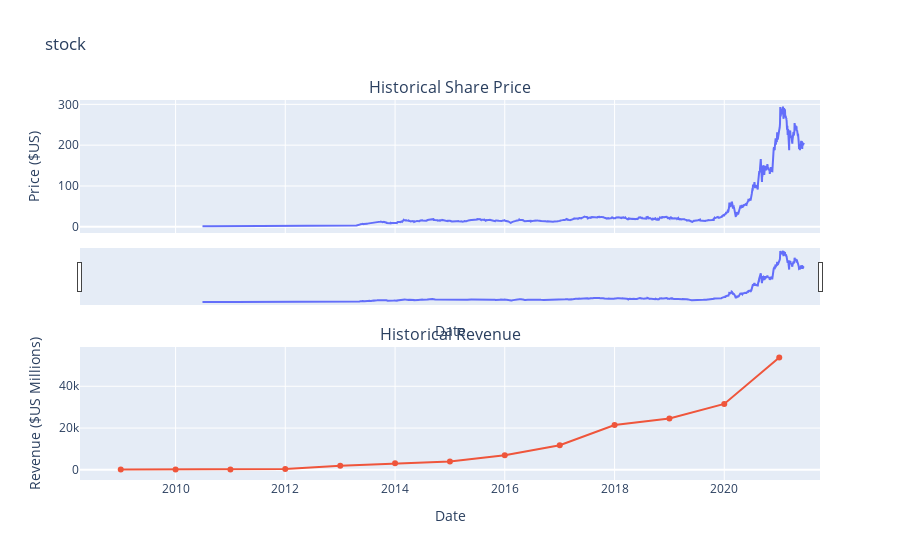

Notebook source saved alongside this figure:
### Code cell
make_graph(tesla_data, tesla_revenue,"stock")

### Figure 1 — Plotly figure (JSON) as saved in the notebook; plotly's stock layout.template omitted (floating-point values rounded to 4 significant figures; data arrays with more than 128 entries replaced by an {"elided": "..."} marker saying what was removed)
{"data": [{"name": "Share Price", "type": "scatter", "x": {"elided": "2759 str values"}, "xaxis": "x", "y": {"elided": "2759 float values"}, "yaxis": "y"}, {"name": "Revenue", "type": "scatter", "x": ["2021-01-01T00:00:00", "2020-01-01T00:00:00", "2019-01-01T00:00:00", "2018-01-01T00:00:00", "2017-01-01T00:00:00", "2016-01-01T00:00:00", "2015-01-01T00:00:00", "2014-01-01T00:00:00", "2013-01-01T00:00:00", "2012-01-01T00:00:00", "2011-01-01T00:00:00", "2010-01-01T00:00:00", "2009-01-01T00:00:00"], "xaxis": "x2", "y": [53823, 31536, 24578, 21461, 11759, 7000, 4046, 3198, 2013, 413, 204, 117, 112], "yaxis": "y2"}], "layout": {"annotations": [{"font": {"size": 16}, "showarrow": false, "text": "Historical Share Price", "x": 0.5, "xanchor": "center", "xref": "paper", "y": 1.0, "yanchor": "bottom", "yref": "paper"}, {"font": {"size": 16}, "showarrow": false, "text": "Historical Revenue", "x": 0.5, "xanchor": "center", "xref": "paper", "y": 0.35, "yanchor": "bottom", "yref": "paper"}], "autosize": true, "showlegend": false, "title": {"text": "stock"}, "xaxis": {"anchor": "y", "autorange": true, "domain": [0, 1], "matches": "x2", "range": ["2008-04-08 10:04:22.0253", "2021-09-25 13:55:37.9747"], "rangeslider": {"autorange": true, "range": ["2008-04-08 10:04:22.0253", "2021-09-25 13:55:37.9747"], "visible": true, "yaxis": {"_template": null, "rangemode": "match"}}, "showticklabels": false, "title": {"text": "Date"}, "type": "date"}, "xaxis2": {"anchor": "y2", "autorange": true, "domain": [0, 1], "range": ["2008-04-08 10:04:22.0253", "2021-09-25 13:55:37.9747"], "title": {"text": "Date"}, "type": "date"}, "yaxis": {"anchor": "x", "autorange": true, "domain": [0.65, 1.0], "range": [-15.24, 310.7], "title": {"text": "Price ($US)"}, "type": "linear"}, "yaxis2": {"anchor": "x2", "autorange": true, "domain": [0, 0.35], "range": [-3892.0, 57830.0], "title": {"text": "Revenue ($US Millions)"}, "type": "linear"}}}
